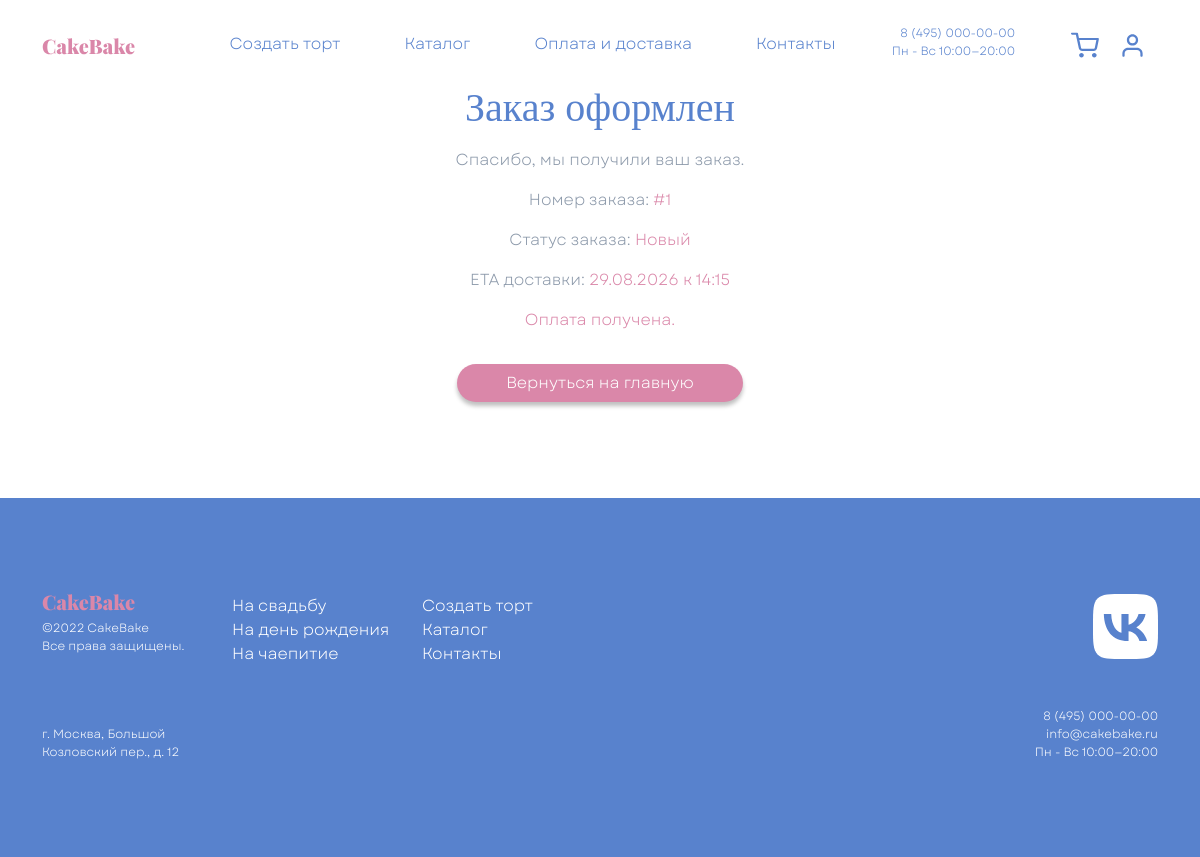
Screenshot of /orders/success/1/ with the database file from the repository.
### orders/models.py (models this page shows, shortened)
class Order(models.Model):
    class Status(models.TextChoices):
        NEW = "new", "Новый"
        ACCEPTED = "accepted", "Принят"
        IN_PROGRESS = "in_progress", "Готовится"
        DELIVERING = "delivering", "В доставке"
        COMPLETED = "completed", "Выполнен"
        CANCELLED = "cancelled", "Отменён"
    PAYMENT_STATUS_LABELS = {
        "": "Оплата не начата",
        "pending": "Ожидает оплату",
        "waiting_for_capture": "Оплата подтверждается",
        "succeeded": "Оплата получена",
        "canceled": "Оплата отменена",
    }
    customer = models.ForeignKey(
        settings.AUTH_USER_MODEL,
        on_delete=models.SET_NULL,
        null=True,
        blank=True,
        verbose_name="Пользователь",
    )
    promo_code = models.ForeignKey(
        PromoCode,
        on_delete=models.SET_NULL,
        null=True,
        blank=True,
        related_name="orders",
        verbose_name="Промокод",
    )
    catalog_cake = models.ForeignKey(
        CatalogCake,
        on_delete=models.PROTECT,
        null=True,
        blank=True,
        related_name="orders",
        verbose_name="Торт из каталога",
    )
    level = models.ForeignKey(
        CakeOption,
        on_delete=models.PROTECT,
        related_name="level_orders",
        limit_choices_to={"kind": CakeOption.Kind.LEVEL},
        null=True,
        blank=True,
        verbose_name="Количество уровней",
    )
    shape = models.ForeignKey(
        CakeOption,
        on_delete=models.PROTECT,
        related_name="shape_orders",
        limit_choices_to={"kind": CakeOption.Kind.SHAPE},
        null=True,
        blank=True,
        verbose_name="Форма",
    )
    topping = models.ForeignKey(
        CakeOption,
        on_delete=models.PROTECT,
        related_name="topping_orders",
        limit_choices_to={"kind": CakeOption.Kind.TOPPING},
        null=True,
        blank=True,
        verbose_name="Топпинг",
    )
    berry = models.ForeignKey(
        CakeOption,
        on_delete=models.PROTECT,
        related_name="berry_orders",
        limit_choices_to={"kind": CakeOption.Kind.BERRY},
        null=True,
        blank=True,
        verbose_name="Ягоды",
    )
    decor = models.ForeignKey(
        CakeOption,
        on_delete=models.PROTECT,
        related_name="decor_orders",
        limit_choices_to={"kind": CakeOption.Kind.DECOR},
        null=True,
        blank=True,
        verbose_name="Декор",
    )
    customer_name = models.CharField(
        max_length=100,
        verbose_name="Имя клиента",
    )
    customer_phone = models.CharField(
        max_length=20,
        verbose_name="Телефон",
    )
    customer_email = models.EmailField(
        verbose_name="Email",
    )
    delivery_address = models.CharField(
        max_length=255,
        verbose_name="Адрес доставки",
    )
    delivery_date = models.DateField(
        verbose_name="Дата доставки",
    )
    delivery_time = models.TimeField(
        verbose_name="Время доставки",
    )
    delivery_eta = models.CharField(
        max_length=120,
        blank=True,
        verbose_name="Интервал доставки",
    )
    inscription = models.CharField(
        max_length=200,
        blank=True,
        verbose_name="Надпись",
    )
    order_comment = models.TextField(
        blank=True,
        verbose_name="Комментарий к заказу",
    )
    delivery_comment = models.TextField(
        blank=True,
        verbose_name="Комментарий для курьера",
    )
    utm_source = models.CharField(
        max_length=100,
        blank=True,
        verbose_name="UTM source",
    )
    utm_medium = models.CharField(
        max_length=100,
        blank=True,
        verbose_name="UTM medium",
    )
    utm_campaign = models.CharField(
        max_length=150,
        blank=True,
        verbose_name="UTM campaign",
    )
    utm_content = models.CharField(
        max_length=150,
        blank=True,
        verbose_name="UTM content",
    )
    utm_term = models.CharField(
        max_length=150,
        blank=True,
        verbose_name="UTM term",
    )
    referrer = models.URLField(
        blank=True,
        verbose_name="Источник перехода",
    )
    landing_path = models.CharField(
        max_length=255,
        blank=True,
        verbose_name="Страница входа",
    )
    personal_data_consent = models.BooleanField(
        default=False,
        verbose_name="Согласие на обработку ПД",
    )
    options_total = models.PositiveIntegerField(
        default=0,
        verbose_name="Стоимость опций",
    )
    inscription_price = models.PositiveIntegerField(
        default=0,
        verbose_name="Стоимость надписи",
    )
    rush_fee = models.PositiveIntegerField(
        default=0,
        verbose_name="Наценка за срочность",
    )
    discount_amount = models.PositiveIntegerField(
        default=0,
        verbose_name="Сумма скидки",
    )
    total_price = models.PositiveIntegerField(
        default=0,
        verbose_name="Итоговая стоимость",
    )
    status = models.CharField(
        max_length=20,
        choices=Status.choices,
        default=Status.NEW,
        verbose_name="Статус",
    )
    payment_id = models.CharField(
        max_length=100,
        blank=True,
        null=True,
        verbose_name="ID платежа в YooKassa",
    )
    payment_status = models.CharField(
        max_length=50,
        blank=True,
        default="",
        verbose_name="Статус оплаты YooKassa",
    )
    is_paid = models.BooleanField(
        default=False,
        verbose_name="Оплачено",
    )
    paid_at = models.DateTimeField(
        blank=True,
        null=True,
        verbose_name="Дата оплаты",
    )
    confirmation_url = models.URLField(
        blank=True,
        null=True,
        verbose_name="Ссылка на оплату",
    )
    customer_complaint = models.TextField(
        blank=True,
        verbose_name="Жалоба клиента",
    )
    complaint_created_at = models.DateTimeField(
        blank=True,
        null=True,
        verbose_name="Жалоба создана",
    )
    created_at = models.DateTimeField(
        auto_now_add=True,
        verbose_name="Создан",
    )
    updated_at = models.DateTimeField(
        auto_now=True,
        verbose_name="Обновлён",
    )
    class Meta:
        verbose_name = "Заказ"
        verbose_name_plural = "Заказы"
        ordering = ("-created_at",)
    def status_text(self):
        return self.get_status_display()
    def delivery_eta_text(self):
        if self.delivery_eta:
            return self.delivery_eta
        if isinstance(self.delivery_date, str):
            delivery_date_value = date.fromisoformat(self.delivery_date)
        else:
            delivery_date_value = self.delivery_date
        if isinstance(self.delivery_time, str):
            delivery_time_value = time.fromisoformat(self.delivery_time)
        else:
            delivery_time_value = self.delivery_time
        if hasattr(delivery_date_value, "strftime"):
            delivery_date = delivery_date_value.strftime("%d.%m.%Y")
        else:
            delivery_date = str(delivery_date_value)
        if hasattr(delivery_time_value, "strftime"):
            delivery_time = delivery_time_value.strftime("%H:%M")
        else:
            delivery_time = str(delivery_time_value)[:5]
        return f"{delivery_date} к {delivery_time}"

### orders/views.py (the view)
# urls.py: path("success/<int:order_id>/", views.order_success, name="success"),
@require_GET
def order_success(request, order_id):
    order = get_object_or_404(Order, id=order_id)
    context = {
        "order": order,
        "can_retry_payment": (
            not order.is_paid
            and request.session.get("pending_order_id") == order.id
        ),
    }
    return render(request, "orders_success.html", context)

### core/context_processors.py (called while the page is built)
def project_settings(request):
    return {
        "jivosite_widget_id": settings.JIVOSITE_WIDGET_ID,
    }

### templates/orders_success.html (shortened to what this page needs)
{% extends 'base.html' %}
{% block content %}
<div class="container mt-header mb-5">
    <div class="row justify-content-center">
        <div class="col-12 col-lg-8 text-center">
            <h1 class="font_Gogh fs_40 cake_blue">Заказ оформлен</h1>
            <p class="cake_grey mt-3">Спасибо, мы получили ваш заказ.</p>
            <p class="cake_grey">Номер заказа: <span class="cake_pink">#{{ order.id }}</span></p>
            <p class="cake_grey">Статус заказа: <span class="cake_pink">{{ order.status_text }}</span></p>
            <p class="cake_grey">ETA доставки: <span class="cake_pink">{{ order.delivery_eta_text }}</span></p>
            {% if order.is_paid %}
            <p class="cake_pink">Оплата получена.</p>
            {% else %}
            <p class="cake_grey">Статус оплаты: <span class="cake_pink">{{ order.payment_status_text }}</span></p>
            {% endif %}
            <a href="{% url 'core:index' %}" class="btn text-white rounded-pill mt-3 px-5 shadow-none cake__button cake__bg_pink">
                Вернуться на главную
            </a>
        </div>
    </div>
</div>
{% endblock %}

### static/css/Style.css (style rules this page uses)
.font_Gogh { font-family: Gogh; }
html { height: 100%; }
* { font-family: Garet, serif; font-size: 16px; font-weight: normal; }
body { background-color: white; min-height: 100%; display: grid; grid-template-rows: auto 1fr auto; }
.mt-header { margin-top: calc(58px + 1.6rem); }
.cake_pink { color: #DA87A9 !important; }
.cake__bg_pink { background-color: #DA87A9 !important; }
.cake_blue { color: #5882CD !important; }
.cake_grey { color: #8C99AA !important; }
.cake__button { box-shadow: 0 4px 4px rgba(0, 0, 0, 0.25) !important; border-radius: 15px; }
.fs_40 { font-size: 40px; }

### rows the page displays
Order: id "1", status_text "Новый", delivery_eta_text "29.08.2026 к 14:15"
